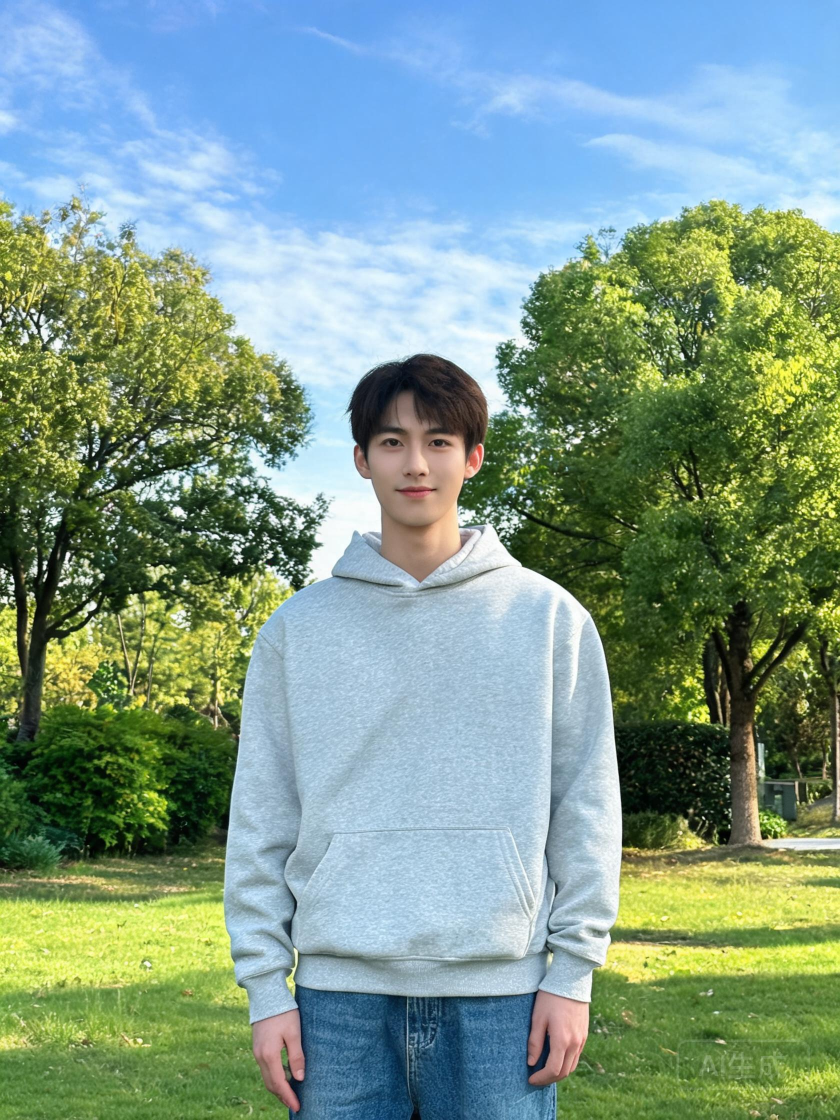
#> input picture tests/test_photo.jpg, 1680 x 2240 px (shown at 1/2 size)
$ python -i crop.py   (imports and definitions only)
#> lines starting #> are read from the running program, lines starting #| are printed output that depends on the picture
#> further down, picture is the input picture: PIL image 1680x2240 RGB; mean R, G, B 126.8, 154.2, 139.7
"""裁剪模块：按目标比例中心裁剪 + OpenCV 人脸检测辅助定位."""

from typing import Tuple

from PIL import Image
from loguru import logger


def _detect_face_center(image: Image.Image) -> Tuple[int, int]:
    """
    使用 OpenCV 人脸检测定位人脸中心.
    返回 (cx, cy)，若未检测到返回图像中心.
    """
    import cv2
    import numpy as np

    img_cv = cv2.cvtColor(np.array(image.convert("RGB")), cv2.COLOR_RGB2BGR)

    cascade_path = cv2.data.haarcascades + "haarcascade_frontalface_default.xml"
    face_cascade = cv2.CascadeClassifier(cascade_path)

    gray = cv2.cvtColor(img_cv, cv2.COLOR_BGR2GRAY)
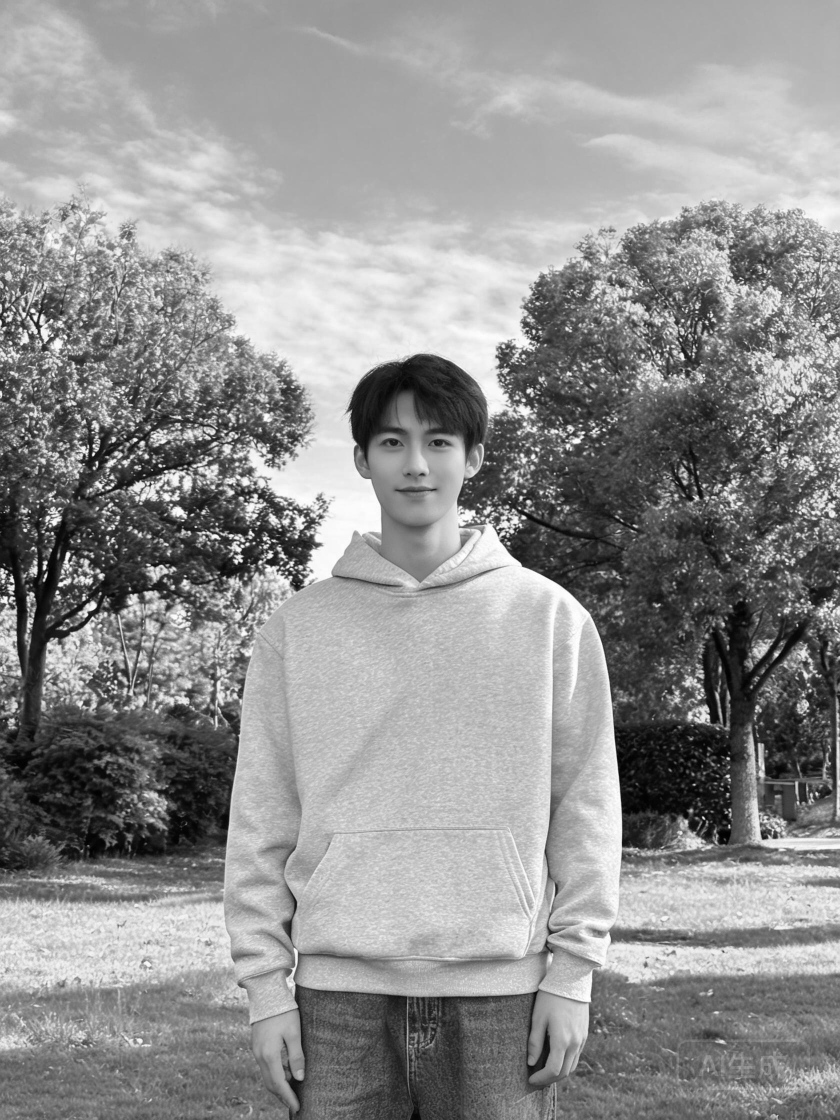
#> gray: shape (2240, 1680) (shown at 1/2 size); min 0, max 255, mean 144.4

    # minSize 随图像尺寸动态计算（小图/小脸不漏检），与 face_detect / beautify 保持同一方案
    h, w = gray.shape[:2]
#> h = 2240; w = 1680
    min_size = max(30, min(w, h) // 15)
#> min_size = 112
    faces = face_cascade.detectMultiScale(gray, scaleFactor=1.1, minNeighbors=5, minSize=(min_size, min_size))
#> faces = [[429, 1649, 160, 160], [707, 795, 245, 245]]

    if len(faces) > 0:
        # 取最大的脸
        x, y, w, h = max(faces, key=lambda f: f[2] * f[3])
#> x = 707; y = 795; w = 245; h = 245
        cx, cy = x + w // 2, y + h // 2
#> cx = 829; cy = 917
        logger.debug(f"Face detected at ({cx}, {cy}) size ({w}x{h})")
        return cx, cy

    logger.debug("No face detected, using center crop.")
    return image.width // 2, image.height // 2


# [45 lines left out: function resize_crop, not called in this run]

>>> from PIL import Image
>>> picture = Image.open('../../../../tests/test_photo.jpg')
>>> result = _detect_face_center(picture)
#> result = (829, 917)
